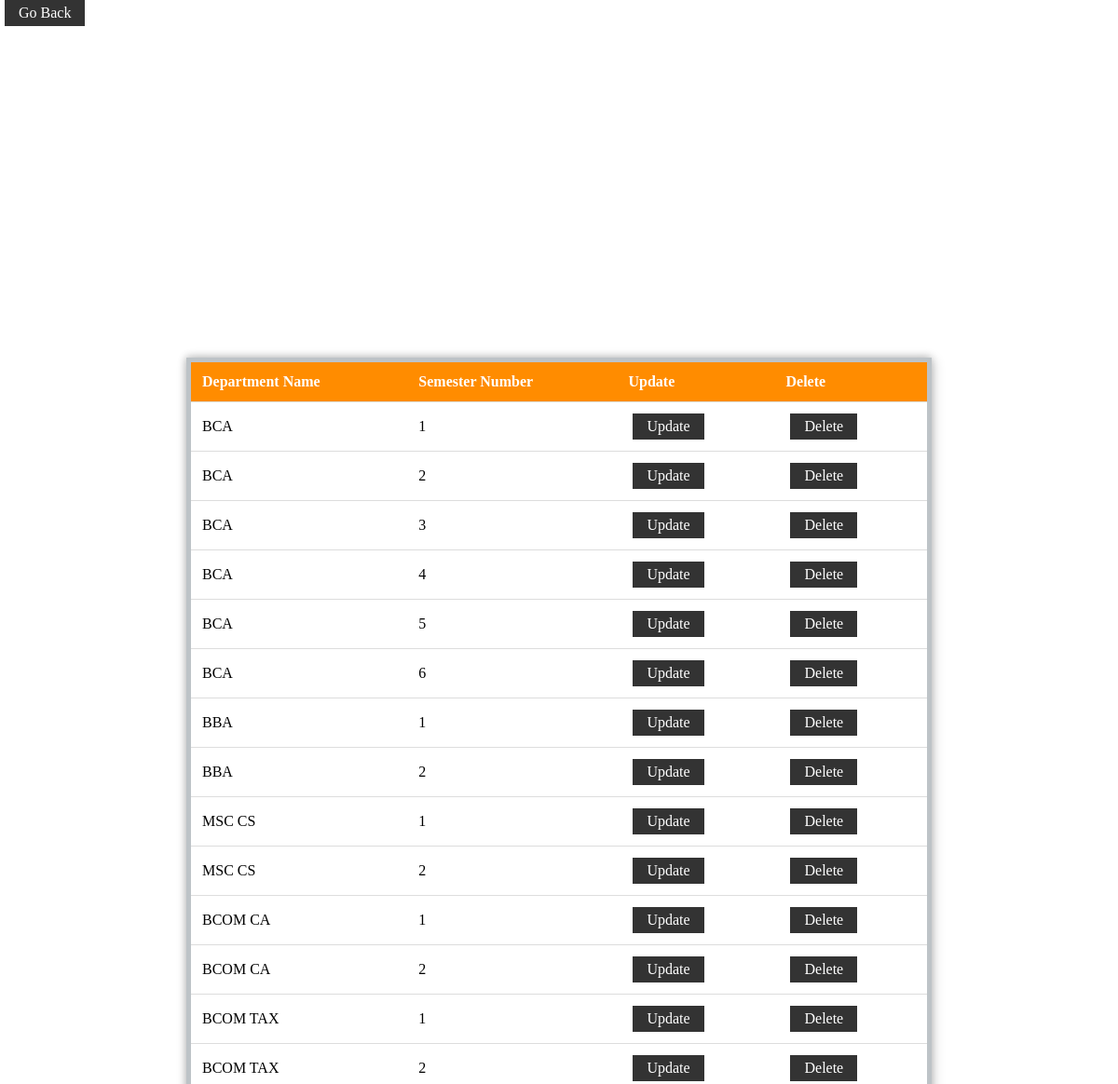
The page /admin/semester/viewsemester.php (signed in) on the database its author committed.
### tables this page shows
CREATE TABLE `semester_` (
  `semester_id` int(255) NOT NULL,
  `department_id` int(255) NOT NULL,
  `semester_no` int(255) NOT NULL
);

CREATE TABLE `department_` (
  `department_id` int(255) NOT NULL,
  `department_name` varchar(255) NOT NULL,
  `department_desc` varchar(255) NOT NULL
);

### admin/semester/viewsemester.php (the view, shortened to what this page needs)
<?php
@include 'config.php';
?>
<!DOCTYPE html>
<html lang="en">
<head>
   <link rel="stylesheet" href="css/style.css">
</head>
<body>
      <?php
      $sql = "SELECT se.*,de.department_name FROM department_ de,semester_ se where de.department_id=se.department_id";
      if ($res = mysqli_query($conn, $sql)) {
      if (mysqli_num_rows($res) > 0) {
      echo "<table>";
      echo "<tr id='header'>";
      echo "<th>Department Name</th>";
      echo "<th>Semester Number</th>";
      echo "<th>Update</th>";
      echo "<th>Delete</th>";
      echo "</tr>";
      while ($row = mysqli_fetch_array($res)) {
      echo "<tr>";
      echo "<td>".$row['department_name']."</td>";
      echo "<td>".$row['semester_no']."</td>";
      echo "<td><a href='updatesemester.php?rn=$row[department_name]&cn=$row[semester_no]' class='btn'>Update</a></td>";
      echo "<td><a href='deletesemester.php?rn=$row[department_id]&cn=$row[semester_no]' onclick='return checkdelete()' class='btn'>Delete</a></td>";
      echo "</tr>";
      }
      echo "<tr>";
      echo "<a href='../admin_page.php' class='btn'>Go Back</a>";
      echo "</tr>";
      echo "</table>";
      }
      else {
      echo "No matching records are found.";
      }
      }
      ?>
</body>
</html>

### admin/semester/css/style.css (style rules this page uses)
* { margin:0; padding:0; box-sizing: border-box; outline: none; border:none; text-decoration: none; background-image: #333; }

### admin/semester/viewsemester.php (style rules this page uses)
table { position: absolute; left: 50%; top: 50%; transform: translate(-50%, -25%); border-collapse: collapse; width: 800px; height: 200px; border: 5px solid #bdc3c7; box-shadow: 2px 2px 12px rgba(0, 0, 0, 0.2), -1px -1px 8px rgba(0, 0, 0, 0.2); }
tr { transition: all .2s ease-in; cursor: pointer; }
th, td { padding: 12px; text-align: left; border-bottom: 1px solid #ddd; }
#header { background-color: darkorange; color: #fff; }
.btn { display: inline-block; padding:5px 15px; background: #333; color:#fff; margin:0 5px; text-transform: capitalize; }

### rows shown on the page
semester_: department.department_name "BCA", semester_no "1"
semester_: department.department_name "BCA", semester_no "2"
semester_: department.department_name "BCA", semester_no "3"
semester_: department.department_name "BCA", semester_no "4"
semester_: department.department_name "BCA", semester_no "5"
semester_: department.department_name "BCA", semester_no "6"
semester_: department.department_name "BBA", semester_no "1"
semester_: department.department_name "BBA", semester_no "2"
semester_: department.department_name "MSC CS", semester_no "1"
semester_: department.department_name "MSC CS", semester_no "2"
semester_: department.department_name "BCOM CA", semester_no "1"
semester_: department.department_name "BCOM CA", semester_no "2"
semester_: department.department_name "BCOM TAX", semester_no "1"
semester_: department.department_name "BCOM TAX", semester_no "2"
